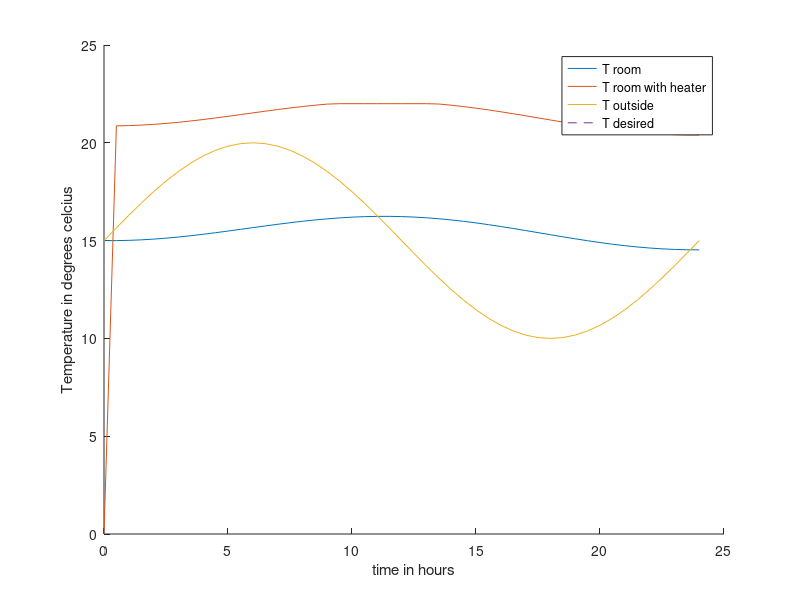
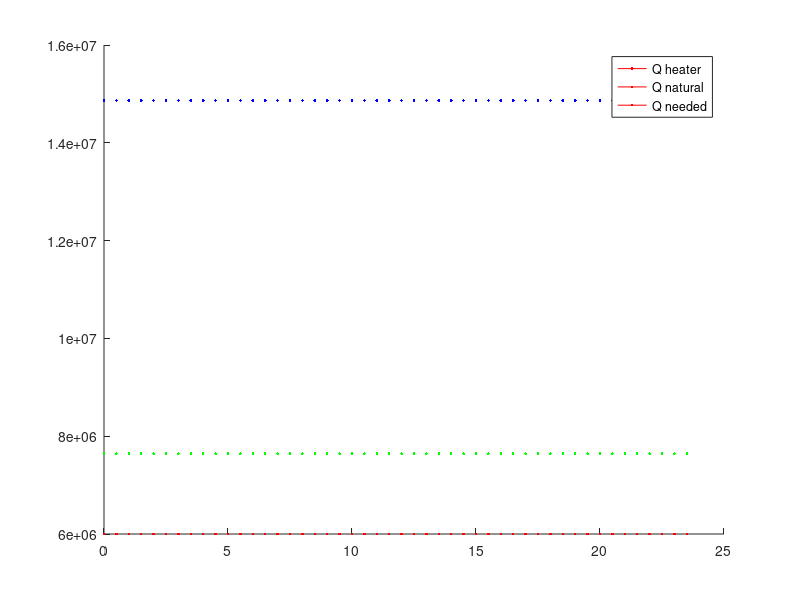

Recreate these plots in MATLAB, in order.
%% Geometric parameters
Width = 10; % in meters
Length = 20; % in meters
Height = 4; % in meters
number_of_triangles = 6; % number of triangles in the roof
roof_angle = 30; % degrees
width_roof_tile = ((0.5 * (Width / number_of_triangles)) / cosd(roof_angle)); % meters
thickness = 1;  % m (thickness of walls)
V = Width * Length * Height + number_of_triangles * (width_roof_tile * sind(roof_angle)) * (width_roof_tile * cosd(roof_angle)) * Length; % in m^3
A = (2 * Length * Height + 2 * Width * Height) + (2 * number_of_triangles * width_roof_tile * Length) + (number_of_triangles * (width_roof_tile * sind(roof_angle)) * (width_roof_tile * cosd(roof_angle))); % in m^2

disp(['Volume of the greenhouse is ', num2str(V), ' m^3'])
disp(['Surface area of the greenhouse is ', num2str(A), ' m^2'])
disp(['Width of the roof tile is ', num2str(width_roof_tile), ' m'])

%% Initial temperature distribution
rho_air = 1.2;          % kg/m^3 (density of air)
specific_heat_air = 1005;   % J/(kg*K) (specific heat capacity of air)
thermal_conductivity = 0.024; % W/(m*K) (thermal conductivity of air)
R_wall = 1/specific_heat_air + thickness/thermal_conductivity + 1/specific_heat_air; % m^2*K/W (thermal resistance of walls)


%% Thermodynamical Properties

T_in = 15; % in degrees celcius

m = rho_air*V;
t = 0:0.5:24;
t = t.*3600;
dt = 0.5*3600;

T_desired = 22; % in degrees celcius
%T_room = [1:numel(t)];
%T_room(1) = T_in;
% Initialize T_room array with initial temperature (T_in) for each time step
T_room = ones(1, numel(t)) * T_in;

for i = 1:(numel(t)-1)
    T_out = 15 + 5*sin(2*pi*t(i)/(24*3600)); % in degrees celcius
    dT = T_out-T_room(i); % in degrees celcius
    Q_in = dt*A*dT/R_wall;	% Heat transfer due to temperature difference
    Q_r = T_room(i).*m*specific_heat_air; % Heat in the room
    Q_new = Q_r + Q_in; % Total heat in the room without heater
    T_room(i+1) = Q_new/(m*specific_heat_air); % in degrees celcius
    Q_needed = (T_desired - T_room(i+1)) * m * specific_heat_air; % Heat transfer due to heater
    Q_heat = min([Q_needed, 6000000]); % Heater power
    Q_total = Q_new + Q_heat; % Total heat in the room with heater
    T_heatroom(i+1) = Q_total/(m*specific_heat_air); % in degrees celcius
end

figure;
hold on 
plot(t/3600,T_room)
plot(t/3600,T_heatroom)
plot(t/3600,15 + 5*sin(2*pi*t/(24*3600)),'-')
plot(t/3600,T_desired,'--')
xlabel('time in hours')
ylabel('Temperature in degrees celcius')
legend('T room','T room with heater','T outside','T desired')

figure; 
hold on 
plot(t(1:end-1)/3600,Q_heat,'r')
plot(t(1:end-1)/3600,Q_r,'b')
plot(t(1:end-1)/3600,Q_needed,'g')	
legend('Q heater', 'Q natural', 'Q needed')


